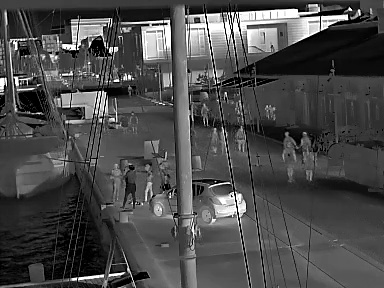
#> input picture images/image_0004.jpg, 384 x 288 px
$ python -i ghosttrack.py   (imports and definitions only)
#> lines starting #> are read from the running program, lines starting #| are printed output that depends on the picture; after the words box and inside, x2 and y2 are one past the last pixel; in counts of white or black regions, pixels touching at a corner belong together
#> further down, picture is the input picture: shape (288, 384, 3); min 0, max 255, mean 74.3
"""
GHOSTTRACK: Thermal Signature-Based Human Detection System
M.Sc. (AI-ML) - Image Processing Mini Project

USAGE:
    python ghosttrack.py --input <path> [--fps 15] [--output result.avi]

    --input can be EITHER:
        1) A folder of images (e.g. thermal frames: frame001.jpg, frame002.jpg, ...)
        2) A single video file (e.g. thermal_video.mp4 / .avi)

If a folder is given, the script first stitches the images into a video
(images_to_video), then runs the GhostTrack detection pipeline on it.
If a video file is given, it skips straight to detection.

OUTPUT:
    - An annotated output video with detection boxes drawn
    - A CSV log of every detection (frame number, position, confidence)
"""

import cv2
import numpy as np
import pandas as pd
import os
import sys
import glob
import argparse
import time
from datetime import datetime


# ============================================
# STEP 1: IMAGE FOLDER -> VIDEO CONVERTER
# ============================================

IMAGE_EXTENSIONS = ('.jpg', '.jpeg', '.png', '.bmp', '.tiff', '.tif')


# [44 lines left out: function images_to_video, not called in this run]


def is_video_file(path):
    video_extensions = ('.mp4', '.avi', '.mov', '.mkv', '.wmv')
    return os.path.isfile(path) and path.lower().endswith(video_extensions)


# [4 lines left out: function is_image_folder, not called in this run]


# ============================================
# STEP 2: GHOSTTRACK DETECTION PIPELINE
# ============================================

class GhostTrack:
    """
    Thermal human-detection pipeline using HOG (Histogram of Oriented
    Gradients) + a linear SVM person detector (OpenCV's built-in
    pretrained pedestrian detector), on top of contrast-enhanced
    thermal frames. This is far more reliable than plain brightness/
    shape thresholding, because it actually matches the gradient
    pattern of a human silhouette instead of just "bright blob shape".

    Pipeline per frame:
        1. Enhance (histogram equalization to bring out heat contrast)
        2. Upscale 2x (HOG's default 64x128 window needs a reasonably
           sized subject; thermal frames are often small/low-res)
        3. Run HOG people detector -> raw boxes + confidence weights
        4. Filter out low-confidence boxes (removes false positives
           like poles, reflections, awnings)
        5. Non-Max Suppression (removes duplicate overlapping boxes)
    """

    # Detections with weight below this are discarded as likely false
    # positives (poles, reflections, structural edges). Raise this if
    # you still see false positives; lower it if real (often distant/
    # small) people are being missed.
    WEIGHT_THRESHOLD = 0.8
    NMS_THRESHOLD = 0.3
    # Thermal frames are often small/low-res, and distant pedestrians
    # can be very small in pixel terms. Upscaling more (4x) lets HOG's
    # fixed-size detection window pick up smaller/farther people, at
    # the cost of a few more false positives on bright edges.
    UPSCALE_FACTOR = 4

    def __init__(self):
        self.detection_log = []
        self.frame_count = 0
        self.human_count = 0
        self.hog = cv2.HOGDescriptor()
        self.hog.setSVMDetector(cv2.HOGDescriptor_getDefaultPeopleDetector())

    def enhance(self, gray):
        # Contrast stretching
        min_val, max_val = np.min(gray), np.max(gray)
#> min_val = 0; max_val = 255
        if max_val > min_val:
            gray = ((gray - min_val) / (max_val - min_val) * 255).astype(np.uint8)
        # Histogram equalization brings out the heat signature contrast
        gray = cv2.equalizeHist(gray)
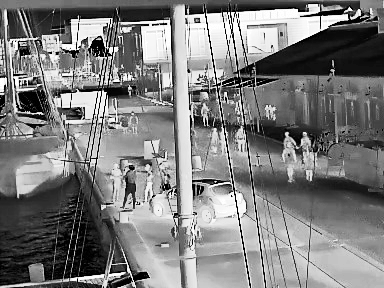
#> gray: shape (288, 384); min 0, max 255, mean 125
        return gray

    def detect_people(self, gray):
        """Runs HOG detection and returns filtered (box, weight) pairs."""
        upscaled = cv2.resize(gray, None, fx=self.UPSCALE_FACTOR, fy=self.UPSCALE_FACTOR)
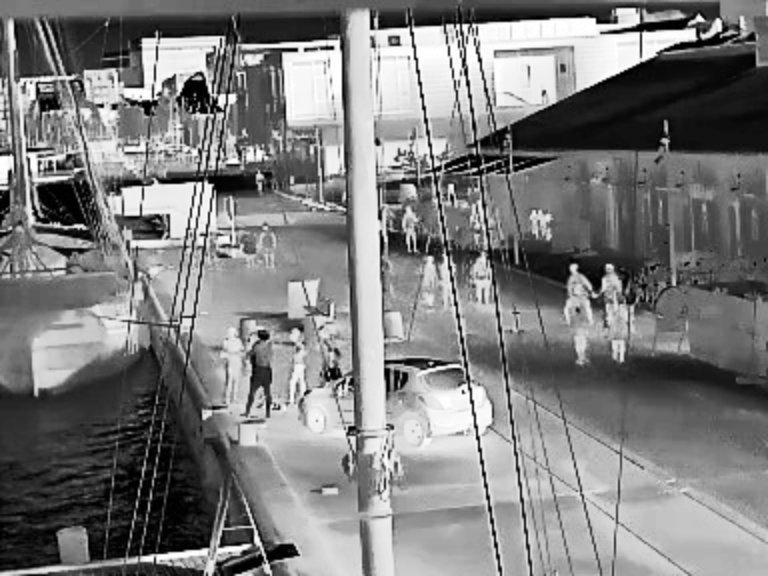
#> upscaled: shape (1152, 1536) (shown at 1/2 size); min 0, max 255, mean 125
        upscaled_bgr = cv2.cvtColor(upscaled, cv2.COLOR_GRAY2BGR)

        boxes, weights = self.hog.detectMultiScale(
            upscaled_bgr, winStride=(4, 4), padding=(16, 16), scale=1.03
        )

        if len(boxes) == 0:
            return []

        weights = weights.flatten()

        # Drop low-confidence detections first
        keep_mask = weights > self.WEIGHT_THRESHOLD
        boxes = boxes[keep_mask]
        weights = weights[keep_mask]
#> weights = [1.94, 0.867, 2.05, 2.84, 0.919, 1.05, 2.39, 0.843]

        if len(boxes) == 0:
            return []

        # Non-Max Suppression to remove duplicate/overlapping boxes
        indices = cv2.dnn.NMSBoxes(
            [[int(x), int(y), int(w), int(h)] for x, y, w, h in boxes],
            weights.tolist(),
            score_threshold=self.WEIGHT_THRESHOLD,
            nms_threshold=self.NMS_THRESHOLD,
        )
#> indices = [3, 6, 2, 0, 5, 4, 1, 7]
        indices = np.array(indices).flatten() if len(indices) > 0 else []
#> indices = [3, 6, 2, 0, 5, 4, 1, 7]

        results = []
        for i in indices:
            x, y, w, h = boxes[i]
            # Scale coordinates back down since we upscaled the frame
            x, y, w, h = x // self.UPSCALE_FACTOR, y // self.UPSCALE_FACTOR, \
                         w // self.UPSCALE_FACTOR, h // self.UPSCALE_FACTOR
            results.append(((x, y, w, h), float(weights[i])))

        return results

    def process_frame(self, frame):
        self.frame_count += 1
        annotated = frame.copy()

        gray = cv2.cvtColor(frame, cv2.COLOR_BGR2GRAY) if len(frame.shape) == 3 else frame.copy()
        enhanced = self.enhance(gray)

        detections = []
        for (x, y, w, h), weight in self.detect_people(enhanced):
            self.human_count += 1

            # Normalize the raw SVM weight to a rough 0-1 display confidence
            display_conf = min(0.99, weight / 4.0)

            cv2.rectangle(annotated, (x, y), (x + w, y + h), (0, 0, 255), 2)
            cv2.rectangle(annotated, (x, y - 22), (x + w, y), (0, 0, 255), -1)
            cv2.putText(annotated, f"Human {display_conf*100:.0f}%", (x + 4, y - 6),
                        cv2.FONT_HERSHEY_SIMPLEX, 0.5, (255, 255, 255), 1)

            detections.append({
                'frame': self.frame_count,
                'timestamp': datetime.now().strftime('%Y-%m-%d %H:%M:%S'),
                'x': x, 'y': y, 'w': w, 'h': h,
                'confidence': round(display_conf, 2)
            })
#> this loop made 8 passes
#> (x, y, w, h, weight, display_conf) on passes 1 to 8: (274, 131, 29, 58, 2.84, 0.709), (115, 156, 30, 60, 2.39, 0.599), (295, 134, 25, 51, 2.05, 0.513), (195, 94, 19, 38, 1.94, 0.486), (11, 1, 20, 41, 1.05, 0.262), (106, 159, 21, 43, 0.919, 0.23), (124, 107, 18, 36, 0.867, 0.217), (218, 138, 48, 96, 0.843, 0.211)
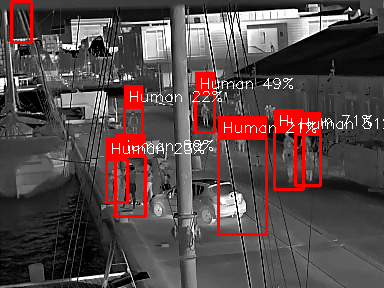
#> annotated: shape (288, 384, 3); 7.3% of pixels changed, all inside (x1, y1, x2, y2) = (10, 0, 384, 236)
#> after the loop, detections = 8 items; self.human_count = 8

        self.detection_log.extend(detections)
        return annotated, detections

    # [80 lines left out: functions process_video, main, not called in this run]


# [2 lines not run here, left out]

>>> import cv2
>>> picture = cv2.imread('images/image_0004.jpg')
>>> result = GhostTrack().process_frame(picture)
